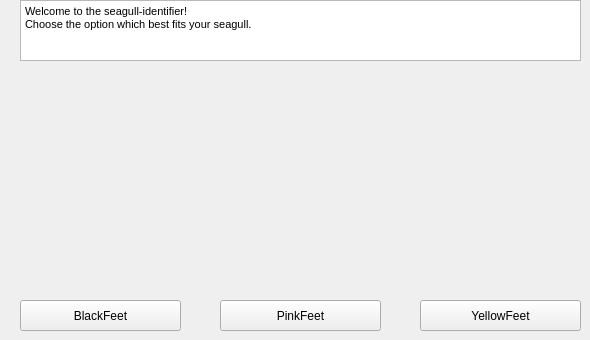
    <widget class="QWidget" name="whiteHead">
     <widget class="QPushButton" name="PinkFeetButton">
      <property name="geometry">
       <rect>
        <x>220</x>
        <y>300</y>
        <width>161</width>
        <height>31</height>
       </rect>
      </property>
      <property name="text">
       <string>PinkFeet</string>
      </property>
     </widget>
     <widget class="QTextEdit" name="textEdit_2">
      <property name="geometry">
       <rect>
        <x>20</x>
        <y>0</y>
        <width>561</width>
        <height>61</height>
       </rect>
      </property>
      <property name="html">
       <string>&lt;!DOCTYPE HTML PUBLIC &quot;-//W3C//DTD HTML 4.0//EN&quot; &quot;http://www.w3.org/TR/REC-html40/strict.dtd&quot;&gt;
&lt;html&gt;&lt;head&gt;&lt;meta name=&quot;qrichtext&quot; content=&quot;1&quot; /&gt;&lt;style type=&quot;text/css&quot;&gt;
p, li { white-space: pre-wrap; }
&lt;/style&gt;&lt;/head&gt;&lt;body style=&quot; font-family:'MS Shell Dlg 2'; font-size:8.25pt; font-weight:400; font-style:normal;&quot;&gt;
&lt;p style=&quot; margin-top:0px; margin-bottom:0px; margin-left:0px; margin-right:0px; -qt-block-indent:0; text-indent:0px;&quot;&gt;Welcome to the seagull-identifier!&lt;/p&gt;
&lt;p style=&quot; margin-top:0px; margin-bottom:0px; margin-left:0px; margin-right:0px; -qt-block-indent:0; text-indent:0px;&quot;&gt;Choose the option which best fits your seagull.&lt;/p&gt;
&lt;p style=&quot;-qt-paragraph-type:empty; margin-top:0px; margin-bottom:0px; margin-left:0px; margin-right:0px; -qt-block-indent:0; text-indent:0px;&quot;&gt;&lt;br /&gt;&lt;/p&gt;&lt;/body&gt;&lt;/html&gt;</string>
      </property>
     </widget>
     <widget class="QLabel" name="label_3">
      <property name="geometry">
       <rect>
        <x>20</x>
        <y>80</y>
        <width>161</width>
        <height>171</height>
       </rect>
      </property>
      <property name="text">
       <string/>
      </property>
      <property name="pixmap">
       <pixmap>imagesAppSeagull/BlackFeet.jpg</pixmap>
      </property>
     </widget>
     <widget class="QPushButton" name="YellowFeetButton">
      <property name="geometry">
       <rect>
        <x>420</x>
        <y>300</y>
        <width>161</width>
        <height>31</height>
       </rect>
      </property>
      <property name="text">
       <string>YellowFeet</string>
      </property>
     </widget>
     <widget class="QLabel" name="label_4">
      <property name="geometry">
       <rect>
        <x>220</x>
        <y>80</y>
        <width>161</width>
        <height>171</height>
       </rect>
      </property>
      <property name="text">
       <string/>
      </property>
      <property name="pixmap">
       <pixmap>imagesAppSeagull/PinkFeet.jpg</pixmap>
      </property>
      <property name="scaledContents">
       <bool>true</bool>
      </property>
     </widget>
     <widget class="QLabel" name="label_5">
      <property name="geometry">
       <rect>
        <x>420</x>
        <y>80</y>
        <width>161</width>
        <height>171</height>
       </rect>
      </property>
      <property name="text">
       <string/>
      </property>
      <property name="pixmap">
       <pixmap>imagesAppSeagull/YellowFeet.jpg</pixmap>
      </property>
      <property name="scaledContents">
       <bool>true</bool>
      </property>
     </widget>
     <widget class="QPushButton" name="BlackFeetButton">
      <property name="geometry">
       <rect>
        <x>20</x>
        <y>300</y>
        <width>161</width>
        <height>31</height>
       </rect>
      </property>
      <property name="text">
       <string>BlackFeet</string>
      </property>
     </widget>
    </widget>
